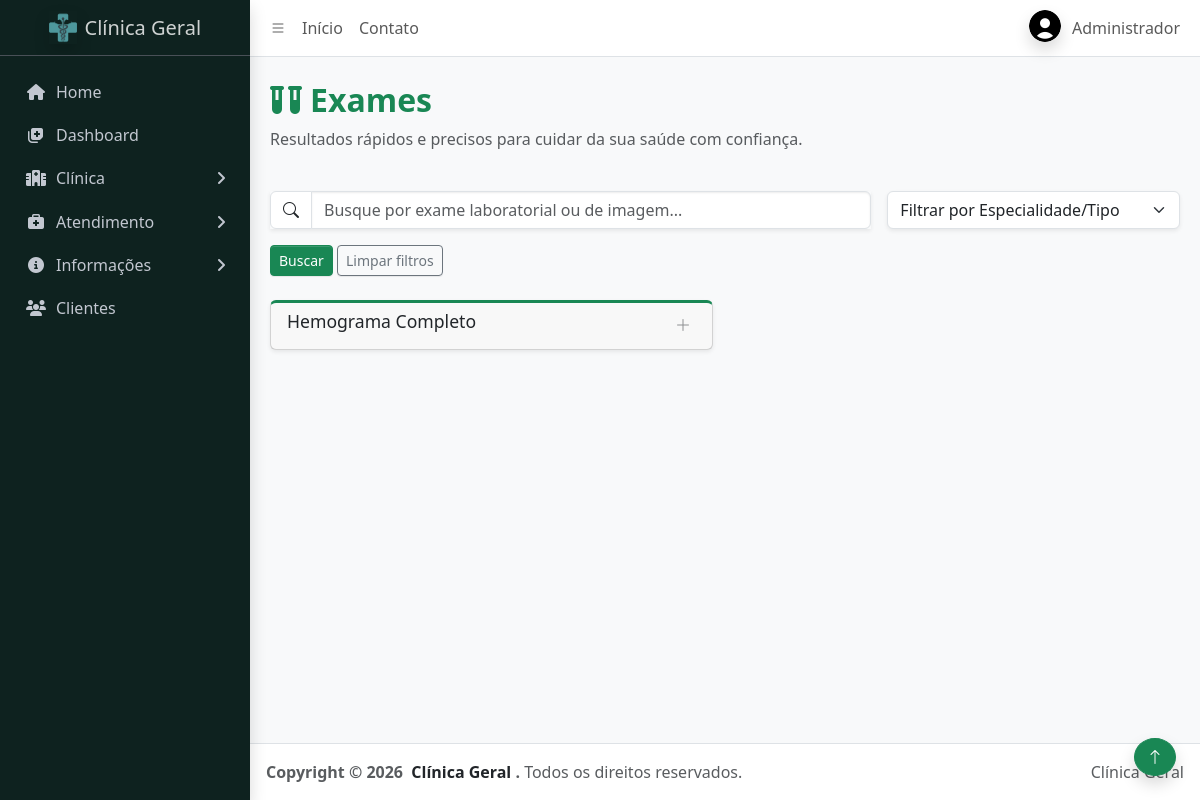
Page /paginas/exames.php (signed in) on the committed database.
### tables this page shows
CREATE TABLE usuarios (
    id INT AUTO_INCREMENT PRIMARY KEY,

    nome VARCHAR(120) NOT NULL,
    cpf VARCHAR(14) UNIQUE NOT NULL,
    email VARCHAR(150) NOT NULL UNIQUE,
    telefone VARCHAR(20),

    cep VARCHAR(9),
    endereco VARCHAR(150),
    numero VARCHAR(10),
    bairro VARCHAR(100),
    cidade VARCHAR(100),
    estado CHAR(2),

    foto VARCHAR(255) DEFAULT 'assets/img/padrao.png',

    senha VARCHAR(255) NOT NULL,
    tipo ENUM('admin','cliente') NOT NULL DEFAULT 'cliente',

    criado_em TIMESTAMP DEFAULT CURRENT_TIMESTAMP
);

CREATE TABLE servicos (
    id INT AUTO_INCREMENT PRIMARY KEY,
    nome VARCHAR(120) NOT NULL,
    categoria ENUM('consulta','exame','cirurgia') NOT NULL,
    descricao TEXT NOT NULL,
    preco DECIMAL(10,2) NOT NULL,
    imagem VARCHAR(255) NOT NULL,
    status ENUM('ativo','inativo') NOT NULL DEFAULT 'ativo',
    criado_em TIMESTAMP DEFAULT CURRENT_TIMESTAMP
);

### auth/funcs.php (called while the page is built, shortened)
<?php
function url_path(string $relativePath): string
{
    return '/ClinicaPHP/' . ltrim($relativePath, '/');
}
function foto_usuario_url(?string $foto): string
{
    $caminhoFoto = $foto ?: 'assets/img/padrao.png';
    $url = url_path($caminhoFoto);
    $arquivoFoto = __DIR__ . '/../' . ltrim($caminhoFoto, '/');
    if (is_file($arquivoFoto)) {
        $url .= '?v=' . filemtime($arquivoFoto);
    }
    return $url;
}
function usuario_logado(): bool
{
    return !empty($_SESSION['usuario_id']);
 }
function usuario(): array
{
    return [
        'id' => $_SESSION['usuario_id'] ?? null,
        'nome' => $_SESSION['nome'] ?? '',
        'tipo' => $_SESSION['tipo'] ?? '',
        'foto' => $_SESSION['foto'] ?? '',
    ];
}
function is_admin(): bool
{
    return usuario_logado() && ($_SESSION['tipo'] ?? '') === 'admin';
}
function esc(string $valor): string
{
    return htmlspecialchars($valor, ENT_QUOTES, 'UTF-8');
}

### database/usuarios/usuario_funcs.php (called while the page is built, shortened)
<?php
require_once __DIR__ . '/../conexao.php';
function buscar_usuario_por_id(int $id): ?array
{
    global $conexao;
    $sql = 'SELECT * FROM usuarios WHERE id = :id LIMIT 1';
    $stmt = $conexao->prepare($sql);
    $stmt->execute([
        'id' => $id
    ]);
    $usuario = $stmt->fetch(PDO::FETCH_ASSOC);
    return $usuario ?: null;
}

### database/servicos/servicos_funcs.php (called while the page is built, shortened)
<?php
require_once __DIR__ . '/../conexao.php';
function listar_servicos_por_categoria(string $categoria): array
{
    global $conexao;
    $sql = "SELECT id, nome, categoria, descricao, preco, imagem
            FROM servicos
            WHERE status = 'ativo'
            AND categoria = :categoria
            ORDER BY criado_em DESC";
    $stmt = $conexao->prepare($sql);
    $stmt->execute([
        'categoria' => $categoria
    ]);
    return $stmt->fetchAll(PDO::FETCH_ASSOC);
}

### paginas/exames.php (the view, shortened to what this page needs)
<?php
require_once __DIR__ . '/../database/servicos/servicos_funcs.php';
$exames = listar_servicos_por_categoria('exame');
$busca = trim($_GET['busca'] ?? '');
$filtro = trim($_GET['filtro'] ?? '');
$examesFiltrados = array_filter($exames, function ($exame) use ($busca, $filtro) {
    $nome = mb_strtolower($exame['nome']);
    $descricao = mb_strtolower($exame['descricao']);
    $buscaLower = mb_strtolower($busca);
    $passaBusca = $busca === ''
        || str_contains($nome, $buscaLower)
        || str_contains($descricao, $buscaLower);
    $passaFiltro = $filtro === ''
        || str_contains($nome, mb_strtolower($filtro))
        || str_contains($descricao, mb_strtolower($filtro));
    return $passaBusca && $passaFiltro;
});
require_once __DIR__ . '/../partials/header.php';
?>
<main class="app-main">
    <div class="app-content mt-4">
        <div class="container pb-4">
            <div class="row mb-4">
                <div class="col-12">
                    <h2 class="fw-bold text-success">
                        <i class="fas fa-vials me-2"></i>Exames
                    </h2>
                    <p class="text-muted">
                        Resultados rápidos e precisos para cuidar da sua saúde com confiança.
                    </p>
                </div>
            </div>
            <form method="GET" class="row g-3 mb-4">
                <div class="col-md-8">
                    <div class="input-group shadow-sm">
                        <span class="input-group-text bg-white">
                            <i class="bi bi-search"></i>
                        </span>
                        <input
                            type="text"
                            name="busca"
                            class="form-control"
                            placeholder="Busque por exame laboratorial ou de imagem..."
                            value="<?= esc($busca) ?>">
                    </div>
                </div>
                <div class="col-md-4">
                    <select name="filtro" class="form-select shadow-sm" onchange="this.form.submit()">
                        <option value="">Filtrar por Especialidade/Tipo</option>
                    </select>
                </div>
                <div class="col-12">
                    <button type="submit" class="btn btn-success btn-sm">
                        Buscar
                    </button>
                    <a href="<?= esc(url_path('paginas/exames.php')) ?>" class="btn btn-outline-secondary btn-sm">
                        Limpar filtros
                    </a>
                </div>
            </form>
            <div class="row g-4">
                <?php foreach ($examesFiltrados as $exame): ?>
                    <div class="col-md-6">
                        <div class="card card-outline card-success collapsed-card shadow-sm">
                            <div class="card-header">
                                <h3 class="card-title">
                                    <?= esc($exame['nome']) ?>
                                </h3>
                                <div class="card-tools">
                                    <button type="button" class="btn btn-tool" data-lte-toggle="card-collapse">
                                        <i data-lte-icon="expand" class="bi bi-plus-lg"></i>
                                    </button>
                                </div>
                            </div>
                        </div>
                    </div>
                <?php endforeach; ?>
            </div>
        </div>
    </div>
</main>
<?php require_once __DIR__ . '/../partials/footer.php'; ?>

### partials/header.php (shortened to what this page needs)
<?php
require_once __DIR__ . '/../auth/funcs.php';
require_once __DIR__ . '/../database/usuarios/usuario_funcs.php';
$usuario = usuario();
if (usuario_logado()) {
    $usuarioAtualizado = buscar_usuario_por_id((int) $usuario['id']);
    if ($usuarioAtualizado) {
        $usuario = usuario();
    }
}
$fotoPerfil = 'assets/img/padrao.png';
if (
    usuario_logado() &&
    isset($usuario['foto']) &&
    !empty($usuario['foto'])
) {
    $fotoPerfil = $usuario['foto'];
}
?>
<!DOCTYPE html>
<html lang="pt-br">
<head>
    <link rel="stylesheet" href="<?= esc(url_path('css/adminlte.css')) ?>">
    <link rel="stylesheet" href="<?= esc(url_path('css/meucss.css')) ?>">
    <link rel="stylesheet" href="https://cdn.jsdelivr.net/npm/@fontsource/source-sans-3@5.0.12/index.css">
    <link rel="stylesheet" href="https://cdn.jsdelivr.net/npm/overlayscrollbars@2.11.0/styles/overlayscrollbars.min.css">
    <link rel="stylesheet" href="https://cdn.jsdelivr.net/npm/bootstrap-icons@1.13.1/font/bootstrap-icons.min.css">
    <link href="https://cdn.jsdelivr.net/npm/bootstrap@5.3.3/dist/css/bootstrap.min.css" rel="stylesheet">
    <link rel="stylesheet" href="https://cdnjs.cloudflare.com/ajax/libs/font-awesome/6.5.1/css/all.min.css">
</head>
<body class="layout-fixed sidebar-expand-lg sidebar-open bg-body-tertiary">
    <div class="app-wrapper">
        <nav class="app-header navbar navbar-expand bg-body">
            <div class="container-fluid">
                <ul class="navbar-nav">
                    <li class="nav-item">
                        <a class="nav-link" data-lte-toggle="sidebar" href="#" role="button">
                            <i class="bi bi-list"></i>
                        </a>
                    </li>
                    <li class="nav-item d-none d-md-block">
                        <a href="<?= esc(url_path('paginas/index.php')) ?>" class="nav-link">Início</a>
                    </li>
                    <li class="nav-item d-none d-md-block">
                        <a href="<?= esc(url_path('paginas/contato.php')) ?>" class="nav-link">Contato</a>
                    </li>
                </ul>
                <ul class="navbar-nav ms-auto">
                    <li class="nav-item dropdown user-menu">
                        <a href="#" class="nav-link dropdown-toggle" data-bs-toggle="dropdown">
                            <img src="<?= esc(foto_usuario_url($fotoPerfil)) ?>" class="user-image rounded-circle shadow" alt="Foto do usuário">
                            <span class="d-none d-md-inline">
                                <?= usuario_logado() ? esc($usuario['nome']) : 'Usuário' ?>
                            </span>
                        </a>
                    </li>
                </ul>
            </div>
        </nav>
        <aside class="app-sidebar cg-bg-primaria shadow" data-bs-theme="dark">
            <div class="sidebar-brand">
                <a href="<?= esc(url_path('paginas/index.php')) ?>" class="brand-link">
                    <img src="<?= esc(url_path('assets/img/logo-clinica.png')) ?>" alt="Clinica Logo" class="brand-image opacity-10 shadow">
                    <span class="brand-text fw-light">Clínica Geral</span>
                </a>
            </div>
            <div class="sidebar-wrapper">
                <nav class="mt-2">
                    <ul class="nav sidebar-menu flex-column" data-lte-toggle="treeview" role="navigation" data-accordion="false" id="navigation">
                        <li class="nav-item">
                            <a href="<?= esc(url_path('paginas/index.php')) ?>" class="nav-link">
                                <i class="nav-icon fas fa-home"></i>
                                <p>Home</p>
                            </a>
                        </li>
                        <?php if (is_admin()): ?>
                            <li class="nav-item">
                                <a href="<?= esc(url_path('admin/dashboard.php')) ?>" class="nav-link">
                                    <i class="nav-icon fas fa-notes-medical"></i>
                                    <p>Dashboard</p>
                                </a>
                            </li>
                        <?php endif; ?>
                        <li class="nav-item">
                            <a href="#" class="nav-link">
                                <i class="nav-icon fas fa-hospital"></i>
                                <p>
                                    Clínica
                                </p>
                            </a>
                        </li>
                        <li class="nav-item">
                            <a href="#" class="nav-link">
                                <i class="nav-icon fas fa-briefcase-medical"></i>
                                <p>
                                    Atendimento
                                </p>
                            </a>
                        </li>
                        <li class="nav-item">
                            <a href="#" class="nav-link">
                                <i class="nav-icon fas fa-circle-info"></i>
                                <p>
                                    Informações
                                </p>
                            </a>
                        </li>
                        <li class="nav-item">
                            <a href="<?= esc(url_path('paginas/clientes.php')) ?>" class="nav-link">
                                <i class="nav-icon fas fa-users"></i>
                                <p>Clientes</p>
                            </a>
                        </li>
                    </ul>
                </nav>
            </div>
        </aside>

### css/meucss.css (style rules this page uses)
:root { --cg-azul-turquesa: #0e221f; --cg-ciano: #68b8b4; }
.cg-bg-primaria { background-color: var(--cg-azul-turquesa) !important; }

### rows in the picture
usuarios: foto (picture), nome "Administrador"
servicos: nome "Hemograma Completo"
